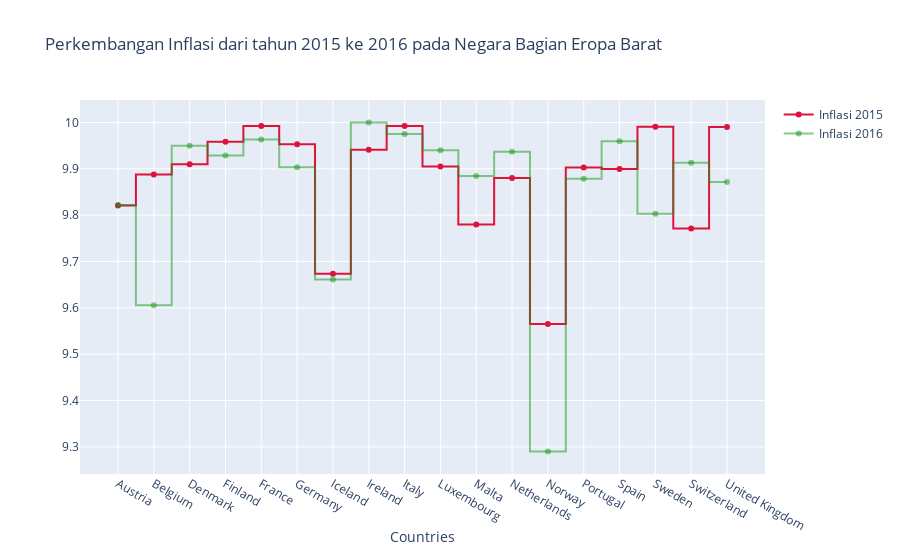

The notebook cell this image was saved under:
### Markdown cell above
## Step Chart

### Code cell
tr1 = go.Scatter(
                     x = dffl5['countries'],
                     y = dffl5['ef_money_inflation'],
                     mode = 'lines+markers',
                     name = 'Inflasi 2015',
                     line_shape='hvh',
                     marker = dict(color = 'crimson'),
                     text= dffl5['countries'])
tr2 = go.Scatter(
                     x = dffl['countries'],
                     y = dffl['ef_money_inflation'],
                     mode = 'lines+markers',
                     name = 'Inflasi 2016',
                     line_shape='hvh',
                     marker = dict(color = 'rgba(20, 150, 20, 0.5)'),
                     text= dffl['countries'])
dn = [tr1, tr2]
layoutnew = dict(title = 'Perkembangan Inflasi dari tahun 2015 ke 2016 pada Negara Bagian Eropa Barat',
                 xaxis = dict(title = 'Countries', ticklen = 3, zeroline = False))
fig = dict(data=dn, layout=layoutnew)
py.iplot(fig)

### Figure 1 — Plotly figure (JSON) as saved in the notebook; plotly's stock layout.template omitted (floating-point values rounded to 4 significant figures)
{"data": [{"line": {"shape": "hvh"}, "marker": {"color": "crimson"}, "mode": "lines+markers", "name": "Inflasi 2015", "text": ["Austria", "Belgium", "Denmark", "Finland", "France", "Germany", "Iceland", "Ireland", "Italy", "Luxembourg", "Malta", "Netherlands", "Norway", "Portugal", "Spain", "Sweden", "Switzerland", "United Kingdom"], "type": "scatter", "x": ["Austria", "Belgium", "Denmark", "Finland", "France", "Germany", "Iceland", "Ireland", "Italy", "Luxembourg", "Malta", "Netherlands", "Norway", "Portugal", "Spain", "Sweden", "Switzerland", "United Kingdom"], "y": [9.821, 9.888, 9.91, 9.959, 9.992, 9.953, 9.674, 9.941, 9.992, 9.905, 9.78, 9.88, 9.565, 9.903, 9.9, 9.991, 9.771, 9.99]}, {"line": {"shape": "hvh"}, "marker": {"color": "rgba(20, 150, 20, 0.5)"}, "mode": "lines+markers", "name": "Inflasi 2016", "text": ["Austria", "Belgium", "Denmark", "Finland", "France", "Germany", "Iceland", "Ireland", "Italy", "Luxembourg", "Malta", "Netherlands", "Norway", "Portugal", "Spain", "Sweden", "Switzerland", "United Kingdom"], "type": "scatter", "x": ["Austria", "Belgium", "Denmark", "Finland", "France", "Germany", "Iceland", "Ireland", "Italy", "Luxembourg", "Malta", "Netherlands", "Norway", "Portugal", "Spain", "Sweden", "Switzerland", "United Kingdom"], "y": [9.822, 9.606, 9.95, 9.929, 9.963, 9.903, 9.661, 10, 9.975, 9.94, 9.885, 9.937, 9.29, 9.879, 9.96, 9.803, 9.913, 9.872]}], "layout": {"title": {"text": "Perkembangan Inflasi dari tahun 2015 ke 2016 pada Negara Bagian Eropa Barat"}, "xaxis": {"ticklen": 3, "title": {"text": "Countries"}, "zeroline": false}}}
